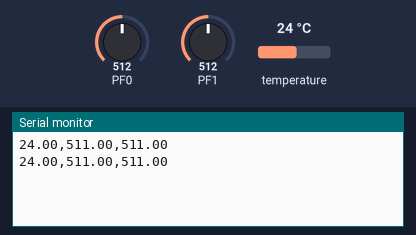
Bench run of a program on a simulated ATmega2560, built with avr-gcc and emulated at 16 MHz. Parts: the last lines printed to the serial monitor. Wiring (inferred from the names in the program): LM75 temperature sensor at I2C address 0x48. The inputs (shaded band) are chosen by the test bench; at power-on: temperature 24 °C, PF0 = 512, PF1 = 512. EEPROM starts erased.

Above: at 10.8 s.
10.9 s: temperature set to 12 °C
At 20.7 s:
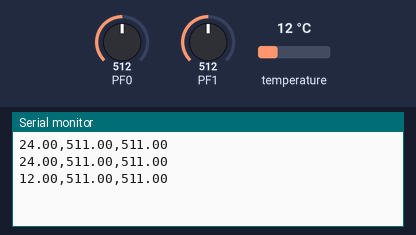
20.9 s: PF0 set to 716
At 30.4 s:
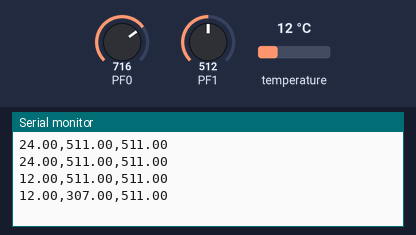
30.9 s: PF1 set to 716
At 40.7 s:
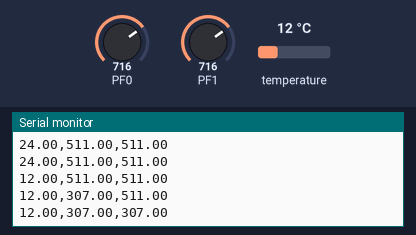
40.9 s: temperature set to 19 °C
At 50.7 s:
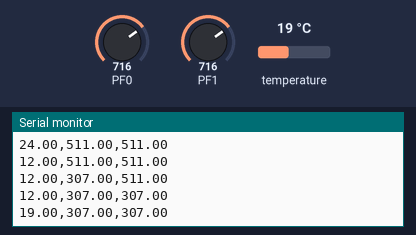
50.9 s: PF0 set to 900
At 60.7 s:
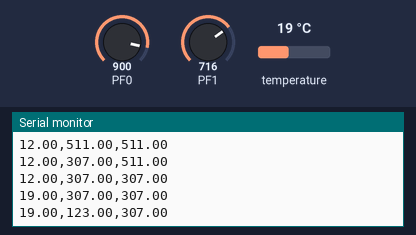
60.9 s: PF1 set to 900
At 71.5 s:
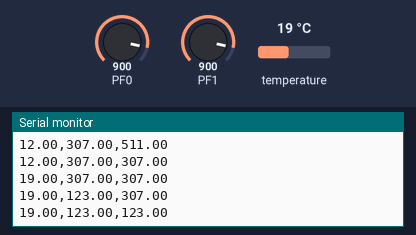
Timing chart, 0 to 71.9 s (numbered marks = the images above; inputs shaded):
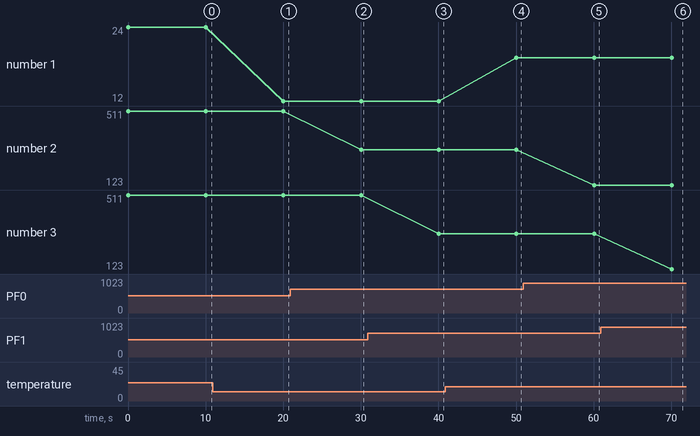

The program:

main.cpp
```cpp
#include "RaspberryPiIF.h"
#include "Sensor.h"
#include "Pumpe.h"
#include "ArduinoIF.h"
#include "DataindsamlingCtrl.h"
#include "VandingCtrl.h"

extern char* nData;
int main(void) {
	init_ADC(); // Initialiser ADC
	init_UART(); // Initialiser UART
	i2c_init();

	while (1) {
		nData = requestData();
		storeLocally(nData);
		storeOnServer(nData);
		_delay_ms(10000); // Opdater hver sekund
		free(nData);
	}
}
```

ArduinoIF.cpp
```cpp
#include "ArduinoIF.h"
#include <avr/eeprom.h>
void storeLocally(char* nData){
	for (int i = 0; i < sizeof(nData); ++i) {
		eeprom_write_byte((uint8_t*)(i), nData[i]);
	}
}
void deleteLocalData(int dele, int address){
	for (int i = 0; i < dele; ++i) {
		eeprom_write_byte((uint8_t*)(address + i), 0);
	}
}
```

ArduinoIF.h
```cpp
void storeLocally(char* nData);
void deleteLocalData(int dele, int address);
```

DataindsamlingCtrl.cpp
```cpp
#include "DataindsamlingCtrl.h"
#include "ArduinoIF.h"
#include "Pumpe.h"
#include "Sensor.h"
#include <ctype.h>
volatile int receivedNumber = 0;
volatile bool isNumberComplete = false;

char* nData;

ISR(USART0_RX_vect){
	char incomingChar = UDR0;
	if(incomingChar == 'S'){
		startPump();
		isNumberComplete = true;
	}
	else if (isdigit(incomingChar)) {
		// If the received character is a digit, update the receivedNumber
		receivedNumber = receivedNumber * 10 + (incomingChar - '0');
	}
	else if (incomingChar == '\n' || incomingChar == 'S') {
		// If a newline character is received, consider the number complete
		isNumberComplete = true;
		storeWaterDosage(receivedNumber);
	}
	if(incomingChar == 't'){
		deleteLocalData(sizeof(nData),0);
	}

}
```

DataindsamlingCtrl.h
```cpp
#include <avr/interrupt.h>
```

Osensor.cpp
```cpp
#include "Sensor.h"
#define LM75_BASE_ADDRESS 0b01001000
#define READ_MASK         0b00000001


///ADC ting
void init_ADC() {
	// Sæt reference spænding til AVCC (3.3V)
	ADMUX |= (1 << REFS0);

	// Aktiver ADC og indstil fordelingsfaktoren til 128 for lavere prøvetagningshastighed
	ADCSRA |= (1 << ADEN) | (1 << ADPS2) | (1 << ADPS1) | (1 << ADPS0);
}
float readADC(uint8_t channel) {
	ADMUX = (ADMUX & 0xF0) | (channel & 0x0F); // Indstil ADC-kanalen
	ADCSRA |= (1 << ADSC); // Start ADC-konvertering

	while (ADCSRA & (1 << ADSC)); // Vent på at ADC-konvertering er færdig

	return (float)(1023-ADC); // Returner ADC-værdien
}

//I2C - Lm75 ting

void i2c_init()
{
	// TWI prescaler = 1 (same as default)
	TWSR = 0;
	// LM75 clock has be to be lower than 400 kHz (according to LM75 data sheet)
	// We choose 2-wire clock ~ 216 kHz (when fCPU = 16 MHz)
	// The TWBR must be at least 10 in master mode (AVR data book)
	// SCL frequency = fCPU / (16 + 2*TWBR*1), when prescaler = 1
	TWBR = 29;
}

void i2c_start()
{
	TWCR = (1<<TWINT) | (1<<TWSTA) | (1<<TWEN);
	while ((TWCR & (1<<TWINT)) == 0)
	{}
}

void i2c_write(unsigned char data)
{
	TWDR = data;
	TWCR = (1<<TWINT) | (1<<TWEN);
	while ((TWCR & (1<<TWINT)) == 0)
	{}
}

unsigned char i2c_read(unsigned char isLast)
{
	// If this is not the last byte to read
	if (isLast == 0)
	TWCR = (1<<TWINT) | (1<<TWEN) | (1<<TWEA);
	// If this is the last byte to read
	else
	TWCR = (1<<TWINT) | (1<<TWEN);
	while ((TWCR & (1<<TWINT)) == 0)
	{}
	return TWDR;
}

void i2c_stop()
{
	TWCR = (1<<TWINT) | (1<<TWEN) | (1<<TWSTO);
}

float readLM75Temperature(unsigned char SensorAddress) {
	int temperature1, temperature2;

	i2c_start();

	i2c_write(((LM75_BASE_ADDRESS + SensorAddress) << 1) | READ_MASK);

	temperature1 = i2c_read(1);  // Read high byte with ACK
	temperature2 = i2c_read(0);  // Read low byte with NACK

	i2c_stop();

	// Combine high and low bytes
	int temperatureValue = (temperature1 << 8) | temperature2;

	// Check if the temperature is negative
	if (temperatureValue & 0x8000) {
		// Perform sign extension for negative values
		temperatureValue |= 0xFFFF0000;
	}

	// Right shift to adjust for the 0.5°C resolution
	temperatureValue >>= 7;

	// Convert to float with 0.5°C resolution
	float temperature = (float)temperatureValue * 0.5;

	return temperature;
}
```

Pumpe.cpp
```cpp
#include "Pumpe.h"
#include <avr/io.h>
#include <util/delay.h>
int dosis = 10;
void startPump() {
	int time = 0;
	DDRB |= 0b00100000; // Sætter det relevante bit i DDRB-registeret for at sætte pumpPin som en OUTPUT
	PORTB |= 0b00100000; // Tænder pumpen ved at sætte det relevante bit i PORTB-registeret
	while(time < dosis){
		_delay_ms(10);
		time++;
	}
	PORTB &= 0b11011111;
}

void storeWaterDosage(int nDosis){
	dosis = nDosis;
}
```

Pumpe.h
```cpp
void startPump();
void storeWaterDosage(int nDosis);
```

RaspberryPiIF.cpp
```cpp
#include "RaspberryPiIF.h"
#include "Sensor.h"
#define F_CPU 16000000UL // Definer CPU-taktfrekvensen til 16 MHz
#define BAUD 57600 // Definer baudrate til 9600
#define UBRR_VALUE ((F_CPU / (BAUD * 16UL)) - 1) // Beregn UBRR-værdien for UART-kommunikation

void init_UART() {
	// Indstil baudrate
	UBRR0H = (uint8_t)(UBRR_VALUE >> 8);
	UBRR0L = (uint8_t)UBRR_VALUE;

	// Aktiver transmitter og receiver for UART-kommunikation
	UCSR0B = (1 << TXEN0) | (1 << RXEN0);

	// Indstil rammeformat: 8 data bits, 1 stop bit
	UCSR0C = (1 << UCSZ01) | (1 << UCSZ00);
}

void storeOnServer(char data[]) {
	// Transmit the string
	int len = strlen(data);
	for (int i = 0; i < len; ++i) {
		UDR0 = data[i];
		// Wait for empty transmit buffer before sending the next character
		while (!(UCSR0A & (1 << UDRE0)));
	}
	// Transmit newline character
	UDR0 = '\n';
	while (!(UCSR0A & (1 << UDRE0)));

}
```

RaspberryPiIF.h
```cpp
#include <avr/io.h>
#include <util/delay.h>
#include <string.h>
#include <stdlib.h>
#include <stdio.h>
extern char* nData;
void init_UART();
void storeOnServer(char data[]);
void sendCharUART(char character);
```

Sensor.cpp
```cpp
#include "Sensor.h"
#include <stdlib.h>
#include <stdio.h>
#include <avr/io.h>
#define LM75_BASE_ADDRESS 0b01001000
#define READ_MASK         0b00000001


///ADC ting
void init_ADC() {
	// Sæt reference spænding til AVCC (3.3V)
	ADMUX |= (1 << REFS0);

	// Aktiver ADC og indstil fordelingsfaktoren til 128 for lavere prøvetagningshastighed
	ADCSRA |= (1 << ADEN) | (1 << ADPS2) | (1 << ADPS1) | (1 << ADPS0);
}


void i2c_init()
{
	// TWI prescaler = 1 (same as default)
	TWSR = 0;
	// LM75 clock has be to be lower than 400 kHz (according to LM75 data sheet)
	// We choose 2-wire clock ~ 216 kHz (when fCPU = 16 MHz)
	// The TWBR must be at least 10 in master mode (AVR data book)
	// SCL frequency = fCPU / (16 + 2*TWBR*1), when prescaler = 1
	TWBR = 29;
}

void i2c_start()
{
	TWCR = (1<<TWINT) | (1<<TWSTA) | (1<<TWEN);
	while ((TWCR & (1<<TWINT)) == 0)
	{}
}

void i2c_write(unsigned char data)
{
	TWDR = data;
	TWCR = (1<<TWINT) | (1<<TWEN);
	while ((TWCR & (1<<TWINT)) == 0)
	{}
}

unsigned char i2c_read(unsigned char isLast)
{
	// If this is not the last byte to read
	if (isLast == 0)
	TWCR = (1<<TWINT) | (1<<TWEN) | (1<<TWEA);
	// If this is the last byte to read
	else
	TWCR = (1<<TWINT) | (1<<TWEN);
	while ((TWCR & (1<<TWINT)) == 0)
	{}
	return TWDR;
}

void i2c_stop()
{
	TWCR = (1<<TWINT) | (1<<TWEN) | (1<<TWSTO);
}


char* requestData(){
	char* data = (char*)malloc(50);
	char tempStr[10], moistureStr[10], lightStr[10];


	//Temperatur
	int temperature1, temperature2;

	i2c_start();
	i2c_write(((LM75_BASE_ADDRESS + 0) << 1) | READ_MASK);

	temperature1 = i2c_read(1);  // Read high byte with ACK
	temperature2 = i2c_read(0);  // Read low byte with NACK

	i2c_stop();
	// Combine high and low bytes
	int temperatureValue = (temperature1 << 8) | temperature2;

	// Check if the temperature is negative
	if (temperatureValue & 0x8000) {
		// Perform sign extension for negative values
		temperatureValue |= 0xFFFF0000;
	}

	// Right shift to adjust for the 0.5°C resolution
	temperatureValue >>= 7;

	// Convert to float with 0.5°C resolution
	double temperature = (double)temperatureValue * 0.5;

	//Moisture
	double moisture;
	ADMUX = (ADMUX & 0xF0) | (0 & 0x0F); // Indstil ADC-kanalen
	ADCSRA |= (1 << ADSC); // Start ADC-konvertering

	while (ADCSRA & (1 << ADSC)); // Vent på at ADC-konvertering er færdig

	moisture = (double)(1023-ADC); // Returner ADC-værdien

	//Light
	double light;
	ADMUX = (ADMUX & 0xF0) | (1 & 0x0F); // Indstil ADC-kanalen
	ADCSRA |= (1 << ADSC); // Start ADC-konvertering

	while (ADCSRA & (1 << ADSC)); // Vent på at ADC-konvertering er færdig

	light = (double)(1023-ADC); // Returner ADC-værdien

	//Store data in stirng
	dtostrf(temperature, 4, 2, tempStr);
	dtostrf(moisture, 4, 2, moistureStr);
	dtostrf(light, 4, 2, lightStr);


	// Build the formatted string
	snprintf(data, 50, "%s,%s,%s", tempStr, moistureStr, lightStr);


	return data;
}
```

Sensor.h
```cpp
#include <avr/io.h>
#include <util/delay.h>
#include <string.h>


void init_ADC();
void i2c_start();
void i2c_write(unsigned char data);
unsigned char i2c_read(unsigned char isLast);
void i2c_stop();
void i2c_init();

char* requestData();
```

VandingCtrl.cpp
```cpp
#include "VandingCtrl.h"
void noWater();
void dryPeriodDected();
```

VandingCtrl.h
```cpp
void noWater();
void dryPeriodDected();
```

Measured:
- after the input at 10.9 s, the serial monitor: prints a new line after 9.1 s (image 1)
- after the input at 20.9 s, the serial monitor: prints a new line after 9.1 s (image 2)
- after the input at 30.9 s, the serial monitor: prints a new line after 9.1 s (image 3)
- after the input at 40.9 s, the serial monitor: prints a new line after 9.1 s (image 4)
- after the input at 50.9 s, the serial monitor: prints a new line after 9.1 s (image 5)
- after the input at 60.9 s, the serial monitor: prints a new line after 9.2 s (image 6)
- plotted number 1: 24 → 12 after the input at 10.9 s, 12 → 19 after the input at 40.9 s
- plotted number 2: 511 → 307 after the input at 20.9 s, 307 → 123 after the input at 50.9 s
